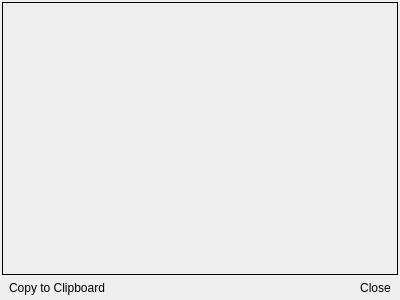
<?xml version="1.0" encoding="UTF-8"?>
<ui version="4.0">
 <class>Form</class>
 <widget class="QWidget" name="Form">
  <property name="geometry">
   <rect>
    <x>0</x>
    <y>0</y>
    <width>400</width>
    <height>300</height>
   </rect>
  </property>
  <property name="windowTitle">
   <string>Console</string>
  </property>
  <layout class="QGridLayout" name="gridLayout">
   <property name="margin">
    <number>2</number>
   </property>
   <property name="spacing">
    <number>2</number>
   </property>
   <item row="1" column="0">
    <widget class="QToolButton" name="btnCopy">
     <property name="text">
      <string>Copy to Clipboard</string>
     </property>
     <property name="autoRaise">
      <bool>true</bool>
     </property>
    </widget>
   </item>
   <item row="1" column="1">
    <spacer name="horizontalSpacer">
     <property name="orientation">
      <enum>Qt::Horizontal</enum>
     </property>
     <property name="sizeHint" stdset="0">
      <size>
       <width>229</width>
       <height>17</height>
      </size>
     </property>
    </spacer>
   </item>
   <item row="1" column="2">
    <widget class="QToolButton" name="btnClose">
     <property name="text">
      <string>Close</string>
     </property>
     <property name="autoRaise">
      <bool>true</bool>
     </property>
    </widget>
   </item>
   <item row="0" column="0" colspan="3">
    <widget class="QsciScintilla" name="sci">
     <property name="toolTip">
      <string/>
     </property>
     <property name="whatsThis">
      <string/>
     </property>
     <property name="frameShape">
      <enum>QFrame::Panel</enum>
     </property>
    </widget>
   </item>
  </layout>
 </widget>
 <customwidgets>
  <customwidget>
   <class>QsciScintilla</class>
   <extends>QFrame</extends>
   <header>Qsci/qsciscintilla.h</header>
  </customwidget>
 </customwidgets>
 <resources/>
 <connections/>
</ui>
